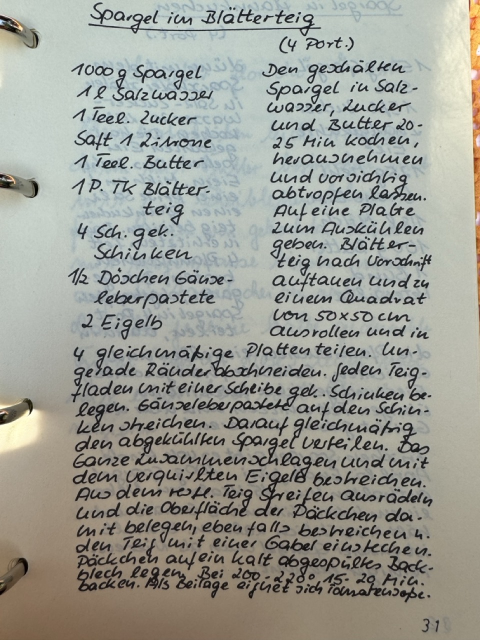
#> input picture testRecipes/Groß (IMG_3092).jpeg, 960 x 1280 px (shown at 1/2 size)
$ python make_media.py
#> lines starting #> are read from the running program, lines starting #| are printed output that depends on the picture
#!/usr/bin/env python3
"""Build media/corpus.jpg: a contact sheet of the real images in testRecipes/.

Nothing here is staged. The tiles are the five JPEGs committed in
testRecipes/, downscaled, in filename order, with the filename under each one.

    python3 tools/make_media.py

Requires Pillow.
"""

import glob
import os

from PIL import Image, ImageDraw, ImageFont

REPO = os.path.dirname(os.path.dirname(os.path.abspath(__file__)))
SRC = os.path.join(REPO, "testRecipes")
OUT = os.path.join(REPO, "media", "corpus.jpg")

TILE_W = 260
GAP = 14
PAD = 18
LABEL_H = 22
BG = (13, 17, 23)        # GitHub dark canvas; readable on both themes
FG = (201, 209, 217)


def load_font(size):
    for path in (
        "/System/Library/Fonts/Supplemental/Arial.ttf",
        "/System/Library/Fonts/Helvetica.ttc",
        "/usr/share/fonts/truetype/dejavu/DejaVuSans.ttf",
    ):
        if os.path.exists(path):
            try:
                return ImageFont.truetype(path, size)
            except OSError:
                pass
    return ImageFont.load_default()


def main():
    paths = sorted(glob.glob(os.path.join(SRC, "*.jpeg")) +
                   glob.glob(os.path.join(SRC, "*.jpg")) +
                   glob.glob(os.path.join(SRC, "*.png")))
    if not paths:
        raise SystemExit("no images in %s" % SRC)

    tiles = []
    for path in paths:
        im = Image.open(path).convert("RGB")
#> im is the input picture: PIL image 960x1280 RGB; mean R, G, B 154.8, 155.9, 147.9
        h = round(im.height * TILE_W / im.width)
#> h = 347
        tiles.append((os.path.basename(path), im.resize((TILE_W, h), Image.LANCZOS)))

    tile_h = max(t[1].height for t in tiles)
#> tile_h = 347
    cols = len(tiles)
#> cols = 3
    width = PAD * 2 + cols * TILE_W + (cols - 1) * GAP
#> width = 844
    height = PAD * 2 + tile_h + LABEL_H
#> height = 405

    sheet = Image.new("RGB", (width, height), BG)
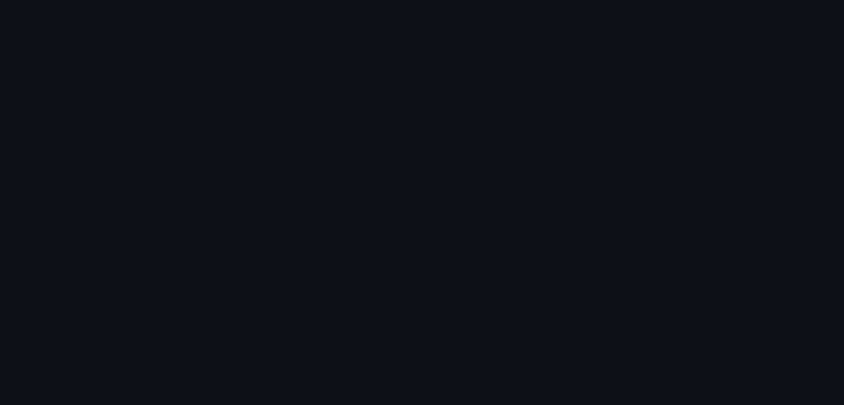
#> sheet: PIL image 844x405 RGB; mean R, G, B 13, 17, 23
    draw = ImageDraw.Draw(sheet)
    font = load_font(13)

    for i, (name, im) in enumerate(tiles):
        x = PAD + i * (TILE_W + GAP)
        sheet.paste(im, (x, PAD))
        label = name.replace("Groß ", "").replace(".jpeg", "")
        draw.text((x, PAD + tile_h + 5), label, fill=FG, font=font)
#> this loop made 3 passes
#> (name, x, label) on passes 1 to 3: ('Groß (IMG_3092).jpeg', 18, '(IMG_3092)'), ('Groß (IMG_3093).jpeg', 292, '(IMG_3093)'), ('Groß (IMG_3094).jpeg', 566, '(IMG_3094)')
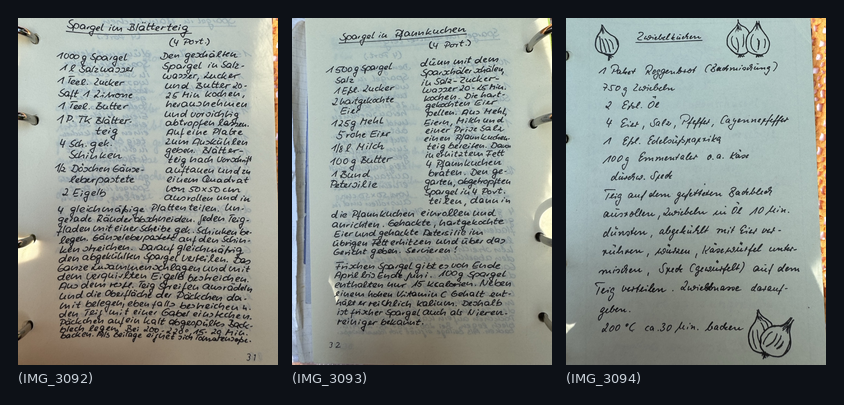
#> sheet: PIL image 844x405 RGB; mean R, G, B 123.2, 129.8, 126.2

    os.makedirs(os.path.dirname(OUT), exist_ok=True)
    sheet.save(OUT, quality=80, optimize=True, progressive=True)
    print("wrote %s  %dx%d  %s bytes  from %d source images"
          % (os.path.relpath(OUT, REPO), sheet.width, sheet.height,
             format(os.path.getsize(OUT), ","), len(tiles)))
#| wrote media/corpus.jpg  844x405  78,605 bytes  from 3 source images


if __name__ == "__main__":
    main()
